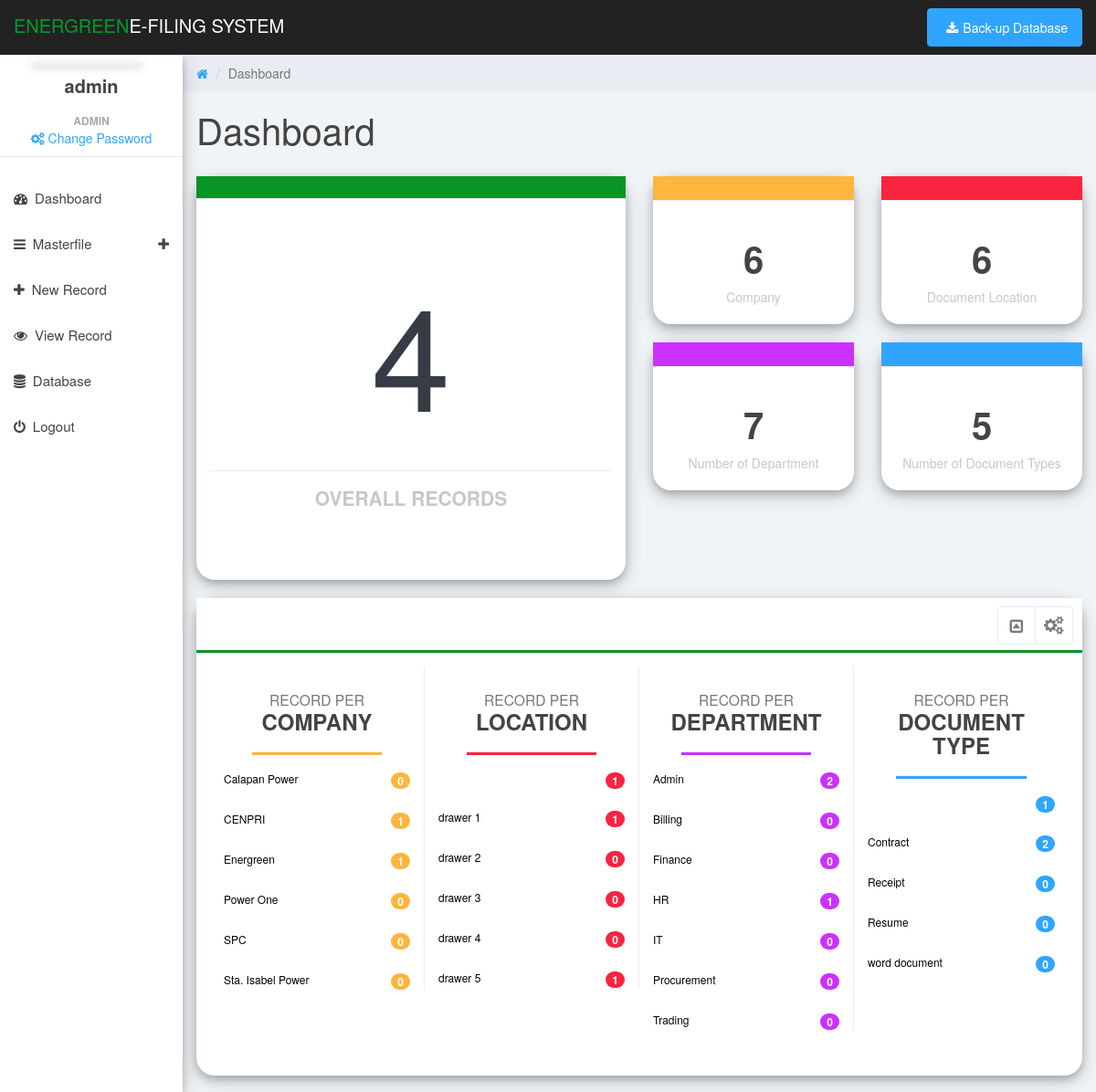
The page /dashboard2.php (signed in) on the database its author committed.
### tables this page shows
CREATE TABLE IF NOT EXISTS `company` (
`company_id` int(11) NOT NULL,
  `company_name` varchar(255) NOT NULL
);

CREATE TABLE IF NOT EXISTS `document_location` (
`location_id` int(11) NOT NULL,
  `location_name` varchar(255) DEFAULT NULL
);

CREATE TABLE IF NOT EXISTS `department` (
`department_id` int(11) NOT NULL,
  `department_name` varchar(100) DEFAULT NULL
);

CREATE TABLE IF NOT EXISTS `document_type` (
`type_id` int(11) NOT NULL,
  `type_name` varchar(100) DEFAULT NULL
);

### navbars.php (called while the page is built, shortened)
<?php include('topnavbar.php');?>
<?php include('sidenavbar.php');?>

### functions/functions.php (called while the page is built, shortened)
<?php
function companyCount($con, $company){
	$select = $con->query("SELECT company_id FROM document_info WHERE company_id = '$company'");
	$rows=$select->num_rows;
	return $rows;
}
function companyCounter($con){
	$select = $con->query("SELECT company_id FROM company");
	$rows=$select->num_rows;
	return $rows;
}
function documentCount($con, $department){
	$select = $con->query("SELECT department_id FROM document_info WHERE department_id = '$department'");
	$rows=$select->num_rows;
	return $rows;
}
function departmentCount($con){
	$select = $con->query("SELECT department_id FROM department");
	$rows=$select->num_rows;
	return $rows;
}
function typeCount($con, $type){
	$select = $con->query("SELECT type_id FROM document_info WHERE type_id = '$type'");
	$rows=$select->num_rows;
	return $rows;
}
function typeCounter($con){
	$select = $con->query("SELECT type_id FROM document_type");
	$rows=$select->num_rows;
	return $rows;
}
function locationCount($con){
	$select = $con->query("SELECT location_id FROM document_location");
	$rows=$select->num_rows;
	return $rows;
}
function locationCounter($con, $location){
	$select = $con->query("SELECT location_id FROM document_info WHERE location_id = '$location'");
	$rows=$select->num_rows;
	return $rows;
}
?>

### dashboard2.php (the view, shortened to what this page needs)
<?php
	include('header.php');
	include 'functions/functions.php';
?>
<body>
	<?php include('navbars.php');?>
	<div class="col-sm-9 col-sm-offset-3 col-lg-10 col-lg-offset-2 main">
		<div class="row">
			<ol class="breadcrumb">
				<li><a href="#">
					<em class="fa fa-home"></em>
				</a></li>
				<li class="active">Dashboard</li>
			</ol>
		</div>
		<div class="row">
			<div class="col-lg-12">
				<h1 class="page-header">Dashboard</h1>
			</div>
		</div>
		<div class="row">
			<div class="col-md-6">
				<div class="panel panel-default box-shadow">
					<div class="panel-heading-green" style="height:25px"></div>
					<div class="panel-body">
						<div class="row">
							<div class="col-xs-12 col-md-12 col-lg-12">
								<?php
									$sql = mysqli_query($con,"SELECT * FROM document_info ORDER BY document_id DESC");
									$row = mysqli_num_rows($sql);
								?>
								<div class="panel panel-teal panel-widget" style="padding:40px 0px">
									<div class="large" style="font-size:13vmin"><?php echo $row;?></div>
									<hr class="" >
									<div class="overall-text"> Overall Records</div>
								</div>
							</div>
						</div>
					</div>
				</div>
			</div>
			<div class="col-xs-6 col-md-3">
				<div class="panel panel-default box-shadow">
					<div class="panel-heading-yellow" style="height:27px"></div>
					<div class="panel-body easypiechart-panel" style="padding:20px">
						<h1><strong><?php echo companyCounter($con); ?></strong></h1>
						<div class="text-muted">Company</div>
					</div>
				</div>
			</div>
			<div class="col-xs-6 col-md-3">
				<div class="panel panel-default box-shadow">
					<div class="panel-heading-red" style="height:27px"></div>
					<div class="panel-body easypiechart-panel" style="padding:20px">
						<h1><strong><?php echo locationCount($con); ?></strong></h1>
						<div class="text-muted">Document Location</div>
					</div>
				</div>
			</div>
			<div class="col-xs-6 col-md-3">
				<div class="panel panel-default box-shadow">
					<div class="panel-heading-purple" style="height:27px"></div>
					<div class="panel-body easypiechart-panel" style="padding:20px">
						<h1><strong><?php echo departmentCount($con); ?></strong></h1>
						<div class="text-muted">Number of Department</div>
					</div>
				</div>
			</div>
			<div class="col-xs-6 col-md-3">
				<div class="panel panel-default box-shadow">
					<div class="panel-heading-blue" style="height:27px"></div>
					<div class="panel-body easypiechart-panel" style="padding:20px">
						<h1><strong><?php echo typeCounter($con); ?></strong></h1>
						<div class="text-muted">Number of Document Types</div>
					</div>
				</div>
			</div>
		</div>
		<div class="row">
			<div class="col-md-12">
				<div class="panel panel-default box-shadow">
					<div class="panel-heading" style="border-bottom: 3px solid #099428;">
						<ul class="pull-right panel-settings panel-button-tab-right">
							<li class="dropdown"><a class="pull-right dropdown-toggle" data-toggle="dropdown" href="#">
								<em class="fa fa-cogs"></em>
							</a>
							</li>
						</ul>
						<span class="pull-right clickable panel-toggle panel-button-tab-left"><em class="fa fa-toggle-up"></em></span>
					</div>
					<div class="panel-body" style="padding-bottom:50px;">
						<div class="col-sm-12 col-md-6 col-lg-3 border-right">
							<center>
								<h3 style="font-weight:600"><small>RECORD PER</small><br> COMPANY</h3>
							</center>
							<hr class="list-hr-yellow">
							<ul class="todo-list">
								<?php
									$query1 = mysqli_query($con, "SELECT * FROM company ORDER BY company_name ASC");
									while($fetch = mysqli_fetch_array($query1)){
								?>
								<a href='viewrecord.php?companyid=<?php echo $fetch['company_id']; ?>'>
								<li class="todo-list-item">
									<div class="checkbox ">
										<label class="dbrd-list" ><?php echo $fetch['company_name'];?></label>
									</div>
									<div class="pull-right action-buttons">
										<span class="badge badge-yellow "><?php echo companyCount($con,$fetch['company_id']); ?></span>
									</div>
								</li></a>
								<?php } ?>
							</ul>
						</div>
						<div class="col-sm-12 col-md-6 col-lg-3 border-right">
							<center>
								<h3 style="font-weight:600"><small>RECORD PER</small><br>LOCATION</h3>
							</center>
							<hr class="list-hr-red">
							<ul class="todo-list">
								<?php
									$query2 = mysqli_query($con, "SELECT * FROM document_location ORDER BY location_name ASC");
									while($fetch1 = mysqli_fetch_array($query2)){
								?>
								<a href='viewrecord.php?locationid=<?php echo $fetch1['location_id']; ?>'>
									<li class="todo-list-item">
										<div class="checkbox ">
											<label class="dbrd-list" ><?php echo $fetch1['location_name'];?></label>
										</div>
										<div class="pull-right action-buttons">
											<span class="badge badge-red "><?php echo locationCounter($con,$fetch1['location_id']); ?></span>
										</div>
									</li>
								</a>
								<?php } ?>
							</ul>
						</div>
						<div class="col-sm-12 col-md-3 col-lg-3 border-right">
							<center>
								<h3 style="font-weight:600"><small>RECORD PER</small><br>DEPARTMENT</h3>
							</center>
							<hr class="list-hr-purple">
							<ul class="todo-list">
								<?php
									$query = mysqli_query($con,"SELECT * FROM department ORDER BY department_name ASC");
									while($row2 = mysqli_fetch_array($query)){
								?>
								<a href='viewrecord.php?deptid=<?php echo $row2['department_id']; ?>'>
									<li class="todo-list-item">
										<div class="checkbox ">
											<label class="dbrd-list" ><?php echo $row2['department_name'];?></label>
										</div>
										<div class="pull-right action-buttons">
											<span class="badge badge-purple "><?php echo documentCount($con,$row2['department_id']); ?></span>
										</div>
									</li>
								</a>
								<?php } ?>
							</ul>
						</div>
						<div class="col-sm-12 col-md-3 col-lg-3">
							<center>
								<h3 style="font-weight:600"><small>RECORD PER</small><br> DOCUMENT TYPE</h3>
							</center>
							<hr class="list-hr-blue">
							<ul class="todo-list">
								<?php
									$query1 = mysqli_query($con, "SELECT * FROM document_type ORDER BY type_name ASC");
									while($fetch = mysqli_fetch_array($query1)){
								?>
								<a href='viewrecord.php?typeid=<?php echo $fetch['type_id']; ?>'>
									<li class="todo-list-item">
										<div class="checkbox ">
											<label class="dbrd-list" ><?php echo $fetch['type_name'];?></label>
										</div>
										<div class="pull-right action-buttons">
											<span class="badge badge-blue "><?php echo typeCount($con,$fetch['type_id']); ?></span>
										</div>
									</li>
								</a>
								<?php } ?>
							</ul>
						</div>
					</div>
				</div>
			</div>
		</div>
	</div>
</body>
</html>

### header.php (shortened to what this page needs)
<!DOCTYPE html>
<html>
<head>
	<link href="css/bootstrap.min.css" rel="stylesheet">
	<link href='css/dataTables.bootstrap.min.css' rel='stylesheet'>
	<link href="css/font-awesome.min.css" rel="stylesheet">
	<link href="css/datepicker3.css" rel="stylesheet">
	<link href="css/styles.css" rel="stylesheet">
	<link href="css/fonts.css" rel="stylesheet">
	<link href="css/main.css" rel="stylesheet">
</head>

### topnavbar.php (shortened to what this page needs)
<nav class="navbar navbar-custom navbar-fixed-top" role="navigation">
	<div class="container-fluid">
		<div class="navbar-header">
			<a class="navbar-brand" href="#"><span style="color:#009e2a;">Energreen</span>e-Filing System</a>
			<ul class="nav navbar-top-links navbar-right">
				<li class="dropdown">
					<a class="dropdown-toggle count-info" data-toggle="dropdown" href="#">
						<a href="backup.php" style = "margin-top:-41px;" class = "btn btn-primary"><em class = "fa fa-download"></em>Back-up Database</a>
					</a>
				</li>
			</ul>
		</div>
	</div>
</nav>

### sidenavbar.php (shortened to what this page needs)
<div id="sidebar-collapse" class="col-sm-3 col-lg-2 sidebar box-shadow">
	<div class="profile-sidebar">
		<div style="width: 100%">
			<center>
				<strong>
				<div class="profile-usertitle-name"><?php echo $_SESSION['username'];?></div>
				</strong>
			</center>
		</div>
		<center>
			<div class="profile-usertitle-status" style="margin-top:15px;margin-bottom:0px"><?php echo $_SESSION['fullname'];?></div>
			<a href="#" data-toggle="modal" data-target="#settings"><span class="fa fa-cogs"></span> Change Password</a>
		</center>
	</div>
	<ul class="nav menu">
		<li><a href="dashboard.php"><em class="fa fa-dashboard">&nbsp;</em> Dashboard</a></li>
		<li class="parent"><a data-toggle="collapse" href="#sub-item-1">
			<em class="fa fa-navicon">&nbsp;</em> Masterfile <span data-toggle="collapse" href="#sub-item-1" class="icon pull-right"><em class="fa fa-plus"></em></span>
			</a>
		</li>
		<li><a href="newrecord_first.php"><em class="fa fa-plus">&nbsp;</em> New Record</a></li>
		<li><a href="viewrecord.php"><em class="fa fa-eye">&nbsp;</em> View Record</a></li>
		<?php if($_SESSION['usertype'] == "Admin") { ?>
			<li><a href="backup_data.php"><em class="fa fa-database">&nbsp;</em> Database</a></li>
		<?php } ?>
		<li><a href="logout.php"><em class="fa fa-power-off">&nbsp;</em> Logout</a></li>
	</ul>
</div>

### css/styles.css (style rules this page uses)
body { background: #f1f4f7; padding-top: 60px; font-size: 14px; color: #444444; font-family: "Montserrat", "Helvetica Neue", Helvetica, Arial, sans-serif; }
a, a:hover, a:focus { color: #30a5ff; }
h1, h2, h3, h4, h5, h6 { color: #444444; }
h1 { font-weight: 300; font-size: 40px; }
h3, h4 { font-weight: 300; }
.large { font-size: 2em; }
.text-muted { color: #c5c7cc; }
.navbar-custom { background: #222; height: 60px; }
.navbar-header .navbar-brand { color: #fff; font-size: 20px; text-transform: uppercase; font-weight: 500; height: 60px; padding-top: 18px; }
.navbar-header .navbar-brand span { color: #30a5ff; }
.dropdown { background: rgba(255, 255, 255, 0.1); float: left; margin: 10px 8px; padding: 0px; border-radius: 4px; }
.dropdown a.dropdown-toggle { color: #fff; height: 40px; width: 40px; padding-top: 11px; padding-left: 9px; }
.navbar-top-links li:last-child { margin-right: 15px; }
.dropdown em { margin: 0 5px; }
.btn-primary, .btn-primary:hover, .btn-primary:focus, .btn-primary:active, .btn-primary.active, .open > .dropdown-toggle.btn-primary, .btn-primary.disabled, .btn-primary[disabled], fieldset[disabled] .btn-primary, .btn-primary.disabled:hover, .btn-primary[disabled]:hover, fieldset[disabled] .btn-primary:hover, .btn-primary.disabled:focus, .btn-primary[disabled]:focus, fieldset[disabled] .btn-primary:focus, .btn-primary.disabled:active, .btn-primary[disabled]:active, fieldset[disabled] .btn-primary:active, .btn-primary.disabled.active, .btn-primary[disabled].active, fieldset[disabled] .btn-primary.active { background-color: #30a5ff; border-color: #30a5ff; }
.panel { border: 0; }
.panel-heading .fa-toggle-up, .panel-heading .fa-toggle-down { font-size: 17px; }
.panel-teal { background: #1ebfae; color: #fff; }
.panel-heading { font-size: 20px; font-weight: 300; letter-spacing: 0.025em; height: 60px; line-height: 38px; }
.panel-default .panel-heading { background: #fff; border-bottom: 1px solid #e9ecf2; color: #444444; }
.panel-widget { padding: 10px 0; position: relative; box-shadow: none; border-radius: 0; background: none; text-align: center; color: #333; }
.panel-widget .large { color: #373b45; font-size: 3em; }
.panel-settings { list-style: none; padding: 0; margin: 0; }
.panel-settings .dropdown a.dropdown-toggle, .panel-settings a { padding: 0; background: none; color: #7c7c7c; }
.panel-settings a, .panel-toggle { width: 40px; padding: 2px 0 0 0; }
.panel-settings, .panel-toggle { display: inline-block; margin: -1px -5px 0 15px !important; border-radius: 4px; text-align: center; border: 1px solid #e9ecf2; color: #7c7c7c; background: #fff; width: 42px; }
.panel-settings { width: 42px; border-top-right-radius: 4px; border-bottom-right-radius: 4px; }
.panel-settings li.dropdown { margin: 0; padding: 0; }
.clickable { cursor: pointer; }
.panel-heading span { margin: 0px; font-size: 14px; }
.panel-button-tab-right { margin-left: 4px !important; border-top-left-radius: 0; border-bottom-left-radius: 0; }
.panel-button-tab-left { border-top-right-radius: 0; border-bottom-right-radius: 0; }
.border-right { border-right: 1px solid #dadbda; }
.panel .border-top, .panel .border-right, .panel .border-bottom, .panel .border-left { border-color: #e9ecf2; }
.navbar { border: 0; }
.sidebar { display: block; padding: 0; display: none; box-shadow: none; background: #fff; }
.sidebar ul { margin: 20px 0px; }
@media (min-width: 768px) { .sidebar { display: block; position: fixed; top: 60px; bottom: 0; left: 0; z-index: 1000; display: block; margin: 0; padding: 0; overflow-x: hidden; overflow-y: auto; } }
@media (min-width: 768px) { .navbar-header { width: 100%; } }
.sidebar ul.nav li a { height: 50px; font-size: 15px; line-height: 2em; color: #444444; }
.profile-sidebar { padding: 10px 0; border-bottom: 1px solid #e9ecf2; }
.profile-usertitle-name { font-size: 20px; margin-bottom: 0px; }
.profile-usertitle-status { text-transform: uppercase; color: #AAA; font-size: 12px; font-weight: 600; margin-bottom: 15px; }
.breadcrumb { border-radius: 0; padding: 10px 15px 10px 15px; background: #e9ecf2; margin: 0; }
h1.page-header { margin-top: 20px; border-bottom: 0; }
.easypiechart-panel { text-align: center; padding: 1px 0; margin-bottom: 20px; }
.todo-list { padding: 0; margin: -15px; background: #fff; color: #444444; }
.todo-list .checkbox { display: inline-block; margin: 0px; }
.todo-list-item { list-style: none; line-height: 0.9; padding: 14px 15px 8px 15px; }

### rows shown on the page
company: company_name "Calapan Power", company_id "0"
company: company_name "CENPRI", company_id "1"
company: company_name "Energreen", company_id "1"
company: company_name "Power One", company_id "0"
company: company_name "SPC", company_id "0"
company: company_name "Sta. Isabel Power", company_id "0"
document_location: location_id "1"
document_location: location_name "drawer 1", location_id "1"
document_location: location_name "drawer 2", location_id "0"
document_location: location_name "drawer 3", location_id "0"
document_location: location_name "drawer 4", location_id "0"
document_location: location_name "drawer 5", location_id "1"
department: department_name "Admin", department_id "2"
department: department_name "Billing", department_id "0"
department: department_name "Finance", department_id "0"
department: department_name "HR", department_id "1"
department: department_name "IT", department_id "0"
department: department_name "Procurement", department_id "0"
department: department_name "Trading", department_id "0"
document_type: type_id "1"
document_type: type_name "Contract", type_id "2"
document_type: type_name "Receipt", type_id "0"
document_type: type_name "Resume", type_id "0"
document_type: type_name "word document", type_id "0"

### other values the page prints
$_SESSION['username'] "admin"
$_SESSION['fullname'] "ADMIN"
$row "4"
companyCounter($con) "6"
locationCount($con) "6"
departmentCount($con) "7"
typeCounter($con) "5"
